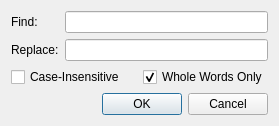
<?xml version="1.0" encoding="UTF-8"?>
<ui version="4.0">
 <class>ReplaceDialog</class>
 <widget class="QDialog" name="ReplaceDialog">
  <property name="geometry">
   <rect>
    <x>0</x>
    <y>0</y>
    <width>279</width>
    <height>124</height>
   </rect>
  </property>
  <property name="sizePolicy">
   <sizepolicy hsizetype="Fixed" vsizetype="Fixed">
    <horstretch>0</horstretch>
    <verstretch>0</verstretch>
   </sizepolicy>
  </property>
  <property name="windowTitle">
   <string>Find and Replace</string>
  </property>
  <layout class="QVBoxLayout" name="verticalLayout">
   <item>
    <layout class="QFormLayout" name="formLayout">
     <item row="0" column="0">
      <widget class="QLabel" name="label">
       <property name="text">
        <string>Find:</string>
       </property>
      </widget>
     </item>
     <item row="0" column="1">
      <widget class="QLineEdit" name="m_find"/>
     </item>
     <item row="1" column="0">
      <widget class="QLabel" name="label_2">
       <property name="text">
        <string>Replace:</string>
       </property>
      </widget>
     </item>
     <item row="1" column="1">
      <widget class="QLineEdit" name="m_replace"/>
     </item>
    </layout>
   </item>
   <item>
    <layout class="QHBoxLayout" name="horizontalLayout">
     <item>
      <widget class="QCheckBox" name="m_caseInsensitive">
       <property name="text">
        <string>Case-Insensitive</string>
       </property>
      </widget>
     </item>
     <item>
      <widget class="QCheckBox" name="m_wholeWords">
       <property name="text">
        <string>Whole Words Only</string>
       </property>
       <property name="checked">
        <bool>true</bool>
       </property>
      </widget>
     </item>
    </layout>
   </item>
   <item>
    <widget class="QDialogButtonBox" name="buttonBox">
     <property name="orientation">
      <enum>Qt::Horizontal</enum>
     </property>
     <property name="standardButtons">
      <set>QDialogButtonBox::Cancel|QDialogButtonBox::Ok</set>
     </property>
    </widget>
   </item>
  </layout>
 </widget>
 <resources/>
 <connections>
  <connection>
   <sender>buttonBox</sender>
   <signal>accepted()</signal>
   <receiver>ReplaceDialog</receiver>
   <slot>accept()</slot>
   <hints>
    <hint type="sourcelabel">
     <x>248</x>
     <y>254</y>
    </hint>
    <hint type="destinationlabel">
     <x>157</x>
     <y>274</y>
    </hint>
   </hints>
  </connection>
  <connection>
   <sender>buttonBox</sender>
   <signal>rejected()</signal>
   <receiver>ReplaceDialog</receiver>
   <slot>reject()</slot>
   <hints>
    <hint type="sourcelabel">
     <x>316</x>
     <y>260</y>
    </hint>
    <hint type="destinationlabel">
     <x>286</x>
     <y>274</y>
    </hint>
   </hints>
  </connection>
 </connections>
</ui>
